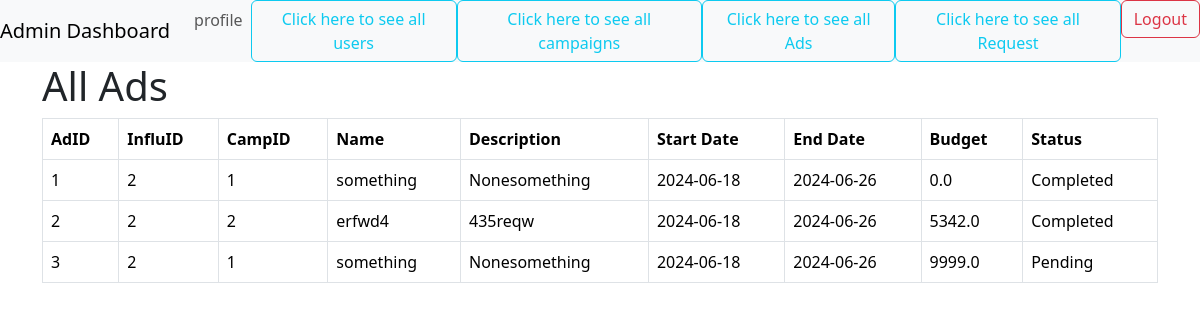
The app's page /find_ads (signed in), older data.
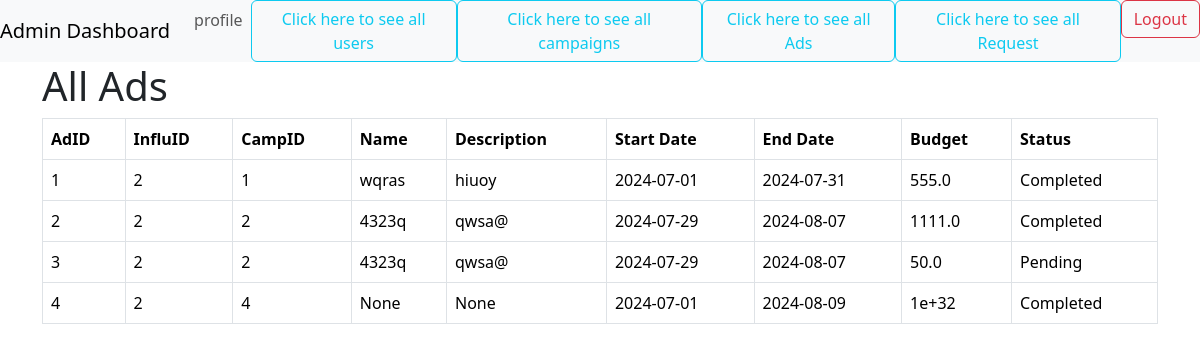
The same page, newer data.
### models.py (models this page shows)
class AdRequest(db.Model):
    __tablename__ = 'adrequest'
    Ad_id = db.Column(db.Integer, primary_key=True)
    requirements = db.Column(db.Text, nullable=False)
    payment_amount = db.Column(db.Float, nullable=False)
    status = db.Column(db.String(16), nullable=False, default='Pending')
    campaign_id = db.Column(db.Integer, db.ForeignKey('campaign.Campaign_id'), nullable=False)
    influencer_id = db.Column(db.Integer, db.ForeignKey('user.user_id'), nullable=False)

class Campaign(db.Model):
    __tablename__ = 'campaign'
    Campaign_id = db.Column(db.Integer, primary_key=True)
    name = db.Column(db.String(64), nullable=False)
    description = db.Column(db.Text, nullable=False)
    start_date = db.Column(db.Date, nullable=False)
    end_date = db.Column(db.Date, nullable=False)
    budget = db.Column(db.Integer, nullable=False)
    visibility = db.Column(db.String(8), nullable=False)
    niche=db.Column(db.String(64), nullable=True ,default= 'None')
    sponsor_id = db.Column(db.Integer, db.ForeignKey('user.user_id'), nullable=False)
    ad_requests = db.relationship('AdRequest', backref='campaign', lazy=True)

### routes.py (the view)
@app.route('/find_ads')
@auth
def find_ads():
    if User.query.get(session['user_id']).is_admin:
        ads = AdRequest.query.all()
        return render_template('find_ads.html', ads=ads)
    else:
        return "Access denied"

### routes.py (called while the page is built)
def auth(func):
    @wraps(func)
    def inner(*agrs,**kwargs):
        if 'user_id'not in session:
            flash('Login to continue')
            return redirect(url_for('login'))
        return func(*agrs ,**kwargs)
    return inner

### templates/find_ads.html
{% extends 'layout_adm.html' %}
{% block content %}
<h1>All Ads</h1>
<table class="table table-bordered  table-hover">
    <thead>
      <tr>
        <th scope="col">AdID</th>
        <th scope="col">InfluID</th>
        <th scope="col">CampID</th>
        <th scope="col">Name</th>
        <th scope="col">Description</th>
        <th scope="col">Start Date</th>
        <th scope="col">End Date</th>
        <th scope="col">Budget</th>
        <th scope="col">Status</th>
      </tr>
    </thead>
    <tbody>
      {% for ad in ads %}
      <tr>
        <td>{{ad.Ad_id}}</td>
        <td>{{ad.influencer_id}}</td>
        <td>{{ ad.campaign.Campaign_id }}</td>
        <td>{{ ad.campaign.name }}</td>
        <td>{{ ad.requirements }}</td>
        <td>{{ ad.campaign.start_date }}</td>
        <td>{{ ad.campaign.end_date }}</td>
        <td>{{ ad.payment_amount }}</td>
        <td>{{ ad.status }}</td>
      </tr>
      {% endfor %}
    </tbody>
  </table>
  {% endblock %}

Row changes from the older to the newer data that the page shows:
changed AdRequest id 1: campaign.name "something" → "wqras"; requirements "Nonesomething" → "hiuoy"; campaign.start_date "2024-06-18" → "2024-07-01"; campaign.end_date "2024-06-26" → "2024-07-31"; payment_amount "0.0" → "555.0"
changed AdRequest id 2: campaign.name "erfwd4" → "4323q"; requirements "435reqw" → "qwsa@"; campaign.start_date "2024-06-18" → "2024-07-29"; campaign.end_date "2024-06-26" → "2024-08-07"; payment_amount "5342.0" → "1111.0"
changed AdRequest "Pending": campaign.Campaign_id "1" → "2"; campaign.name "something" → "4323q"; requirements "Nonesomething" → "qwsa@"; campaign.start_date "2024-06-18" → "2024-07-29"; campaign.end_date "2024-06-26" → "2024-08-07"; payment_amount "9999.0" → "50.0"
added AdRequest: Ad_id "4", influencer_id "2", campaign.Campaign_id "4", campaign.name "None", requirements "None", campaign.start_date "2024-07-01", campaign.end_date "2024-08-09", payment_amount "1e+32", status "Completed"
